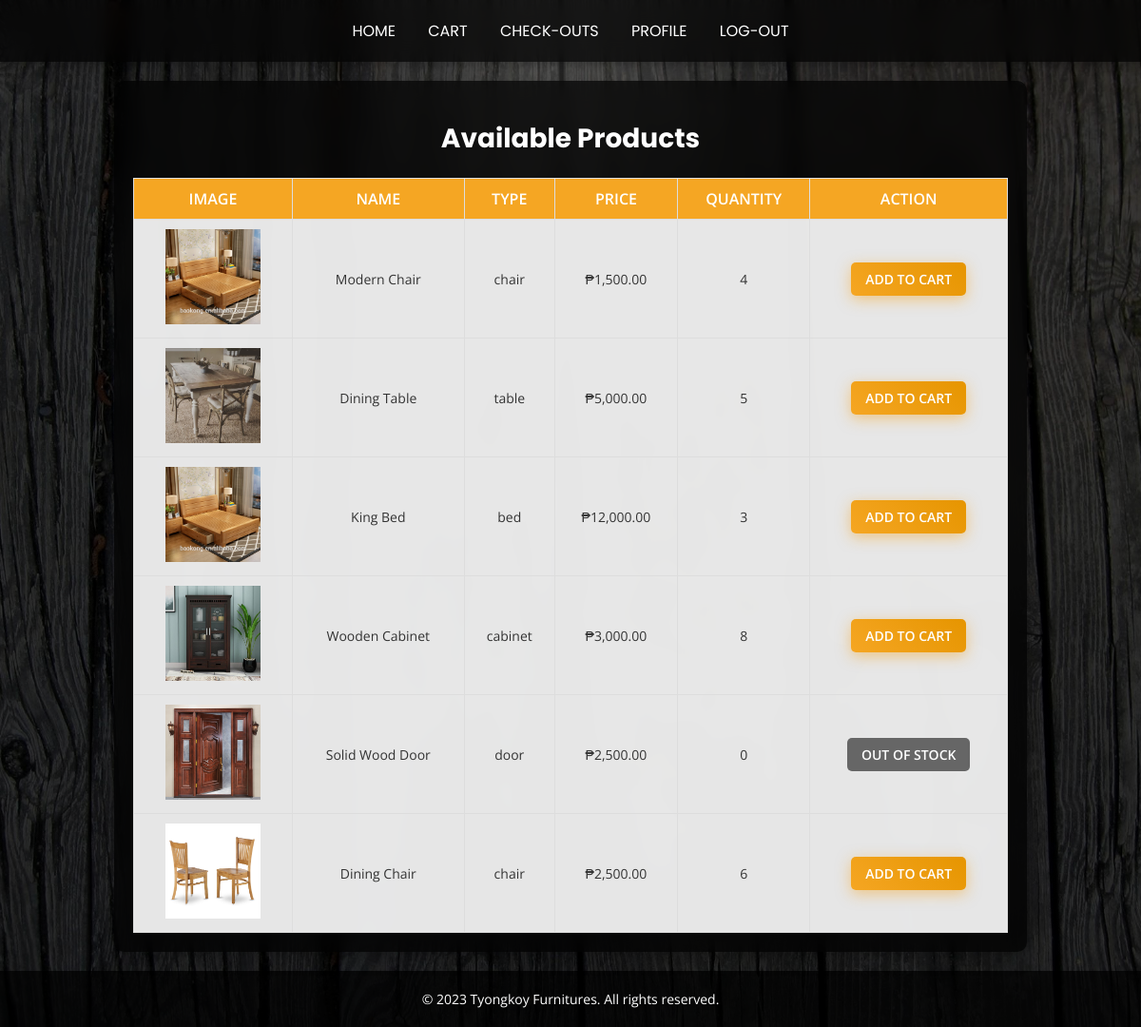
Screenshot of /user_index.php (signed in) with the database file from the repository.
### tables this page shows
CREATE TABLE `products` (
  `id` int(11) NOT NULL,
  `name` varchar(100) NOT NULL,
  `type` enum('chair','table','bed','cabinet','door') NOT NULL,
  `price` decimal(10,2) NOT NULL,
  `quantity` int(11) NOT NULL,
  `image` varchar(255) DEFAULT NULL
);

### user_index.php (the view, shortened to what this page needs)
<?php
include 'db_connect.php';
$products = $conn->query("SELECT * FROM products");
?>
<!DOCTYPE html>
<html lang="en">
<head>
</head>
<body>
    <nav class="navbar">
        <a href="user_index.php">HOME</a>
        <a href="cart.php">CART</a>
        <a href="checkouts.php">CHECK-OUTS</a>
        <a href="profile.php">PROFILE</a>
        <a href="logout.php">LOG-OUT</a>
    </nav>
    <div class="container">
        <h2>Available Products</h2>
        <table>
            <tr>
                <th>Image</th>
                <th>Name</th>
                <th>Type</th>
                <th>Price</th>
                <th>Quantity</th>
                <th>Action</th>
            </tr>
            <?php while ($row = $products->fetch_assoc()): ?>
            <tr>
                <td>
                    <img src="<?= $row['image'] ?>" width="100" height="100" class="product-img" onclick="openModal('<?= $row['id'] ?>', '<?= $row['name'] ?>', '<?= $row['type'] ?>', '<?= $row['price'] ?>', '<?= $row['quantity'] ?>', '<?= $row['image'] ?>')">
                </td>
                <td><?= htmlspecialchars($row['name']) ?></td>
                <td><?= htmlspecialchars($row['type']) ?></td>
                <td>₱<?= number_format($row['price'], 2) ?></td>
                <td><?= $row['quantity'] ?></td>
                <td>
                    <?php if ($row['quantity'] > 0): ?>
                        <form method="post" action="cart.php">
                            <button type="submit" name="add_to_cart">Add to Cart</button>
                        </form>
                    <?php else: ?>
                        <button disabled>Out of Stock</button>
                    <?php endif; ?>
                </td>
            </tr>
            <?php endwhile; ?>
        </table>
    </div>
    <div class="footer">
        <p>© 2023 Tyongkoy Furnitures. All rights reserved.</p>
    </div>
</body>
</html>

### user_index.php (style rules this page uses)
* { margin: 0; padding: 0; box-sizing: border-box; font-family: 'Open Sans', Arial, sans-serif; }
body { background-image: linear-gradient(rgba(0, 0, 0, 0.5), rgba(0, 0, 0, 0.5)), url('bg1.jpg'); background-size: cover; background-position: center; background-attachment: fixed; min-height: 100vh; display: flex; flex-direction: column; align-items: center; }
.navbar { width: 100%; padding: 20px; background: rgba(0, 0, 0, 0.7); backdrop-filter: blur(10px); text-align: center; box-shadow: 0 4px 10px rgba(0, 0, 0, 0.3); position: sticky; top: 0; z-index: 1000; }
.navbar a { position: relative; color: #fff; text-decoration: none; margin: 0 15px; font-size: 16px; font-family: 'Poppins', sans-serif; text-transform: uppercase; font-weight: 400; transition: color 0.3s ease; }
.navbar a::after { content: ''; position: absolute; width: 0; height: 2px; background: #f5a623; left: 0; bottom: -5px; transition: width 0.3s ease; }
.container { width: 80%; margin: 20px auto; background: rgba(0, 0, 0, 0.7); backdrop-filter: blur(10px); padding: 20px; border-radius: 10px; box-shadow: 0 4px 20px rgba(0, 0, 0, 0.3); animation: fadeIn 1s ease-in-out; }
h2 { font-family: 'Poppins', sans-serif; font-size: 28px; color: #fff; margin: 20px 0; text-align: center; text-shadow: 1px 1px 2px rgba(0, 0, 0, 0.3); }
table { width: 100%; background: rgba(255, 255, 255, 0.9); border-collapse: collapse; color: #333; }
table th, table td { padding: 10px; text-align: center; border: 1px solid #ddd; }
table th { background: #f5a623; color: #fff; text-transform: uppercase; font-weight: 600; }
table td { font-size: 14px; }
.product-img { cursor: pointer; transition: transform 0.3s ease; }
button { padding: 8px 15px; background: linear-gradient(45deg, #f5a623, #e69500); color: #fff; border: none; border-radius: 5px; font-size: 14px; font-weight: 600; cursor: pointer; text-transform: uppercase; box-shadow: 0 4px 15px rgba(245, 166, 35, 0.5); transition: transform 0.3s ease, box-shadow 0.3s ease; }
button:disabled { background: #666; cursor: not-allowed; box-shadow: none; }
.footer { margin-top: auto; padding: 20px; background: rgba(0, 0, 0, 0.7); width: 100%; text-align: center; }
.footer p { color: #fff; font-size: 14px; text-shadow: 1px 1px 2px rgba(0, 0, 0, 0.3); }

### rows the page displays
products: image (picture), name "Modern Chair", type "chair", price "1,500.00", quantity "4"
products: image+type (picture), name "Dining Table", type "table", price "5,000.00", quantity "5"
products: image (picture), name "King Bed", type "bed", price "12,000.00", quantity "3"
products: image+type (picture), name "Wooden Cabinet", type "cabinet", price "3,000.00", quantity "8"
products: image+type (picture), name "Solid Wood Door", type "door", price "2,500.00", quantity "0", shows "OUT OF STOCK"
products: image (picture), name "Dining Chair", type "chair", price "2,500.00", quantity "6"
